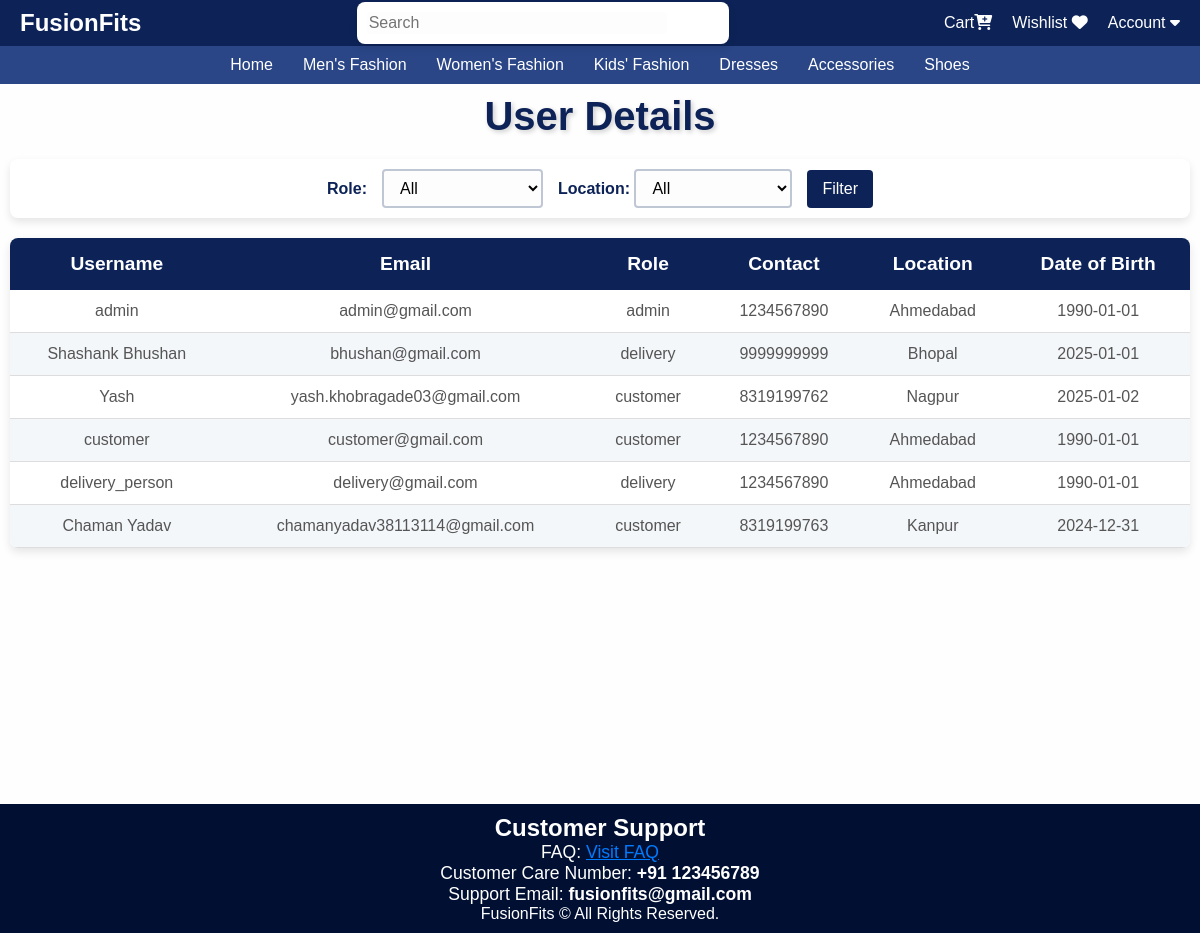
Before: /admin/user_details (signed in) with the older database file.
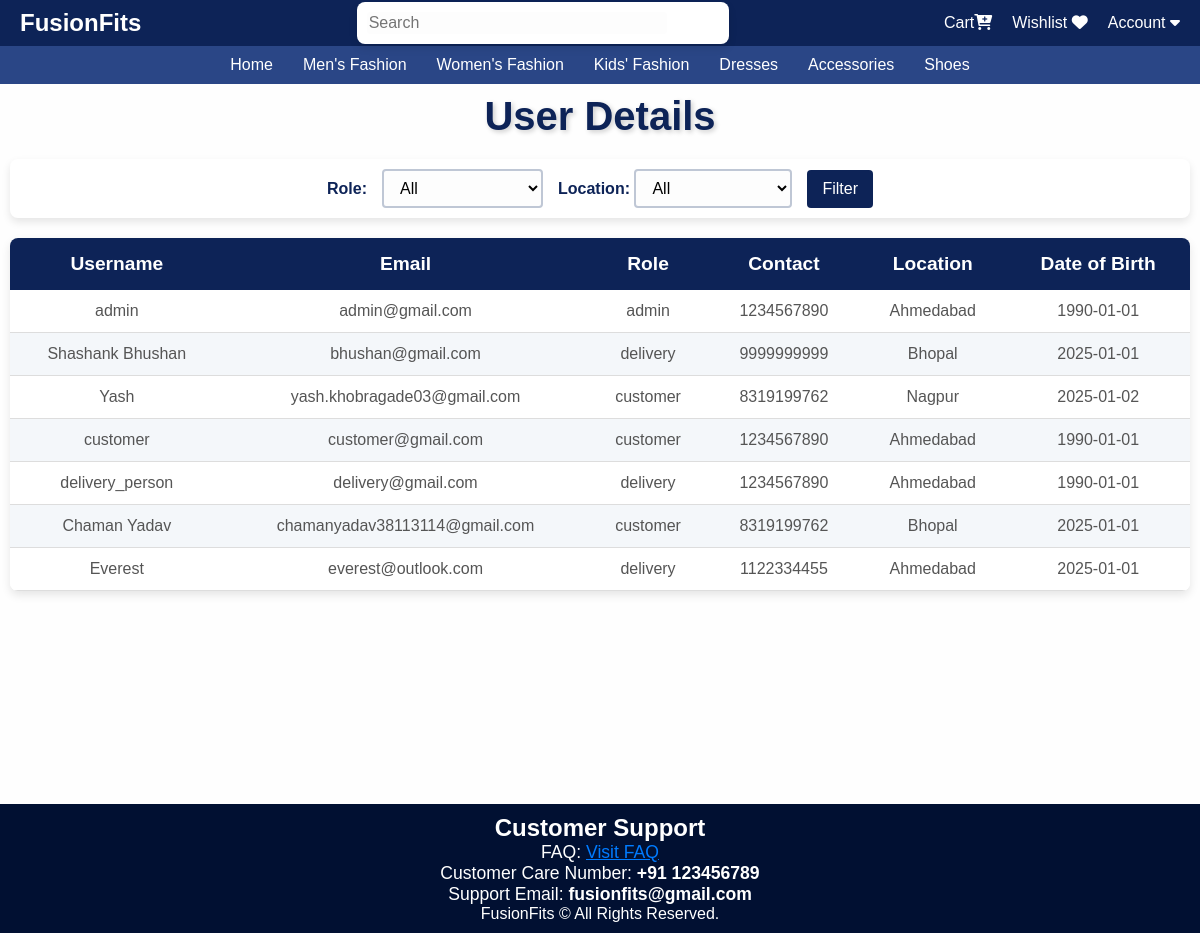
After: the same page with the newer database file.
### app/models.py (models this page shows, shortened)
class User(UserMixin, db.Model):
    id = db.Column(db.Integer, primary_key=True)
    username = db.Column(db.String(50), nullable=False)
    email = db.Column(db.String(100), unique=True, nullable=False)
    password = db.Column(db.String(255), nullable=False)
    role = db.Column(db.String(20), nullable=False)
    contact = db.Column(db.String(20), nullable=False)
    address = db.Column(db.String(200), nullable=False)
    city = db.Column(db.String(100), nullable=False)
    dob = db.Column(db.Date, nullable=False)
    reset_token = db.Column(db.String(128), nullable=True)

### app/admin.py (the view)
@admin.route('/user_details', methods=['GET', 'POST'])
@restrict_to_admin()
def user_details():
    role_filter = request.args.get('role','')
    location_filter = request.args.get('location','')
    query = User.query
    if role_filter:
        query = query.filter_by(role=role_filter)
    if location_filter:
        query = query.filter(User.city.ilike(f"%{location_filter}%"))
    users = query.all()
    return render_template('user_details.html', users=users, role_filter=role_filter, location_filter=location_filter)

### app/utils.py (called while the page is built)
def restrict_to_admin():
    def decorator(f):
        @wraps(f)
        @login_required
        def decorated_function(*args, **kwargs):
            if current_user.role != "admin":
                flash("Access denied! Admins only.", "danger")
                return redirect(url_for("main.home"))
            return f(*args, **kwargs)
        return decorated_function
    return decorator

### app/templates/user_details.html (shortened to what this page needs)
<!DOCTYPE html>
<html lang="en">
<head>
    <link rel="stylesheet" href="{{ url_for('static', filename='user.css') }}">
</head>
<body>
    {% extends "home.html" %}
    {% block content %}
    <div class="container">
    <h1>User Details</h1>
    <form method="GET" action="{{ url_for('admin.user_details') }}">
        <label for="role">Role:</label>
        <select name="role" id="role">
            <option value="">All</option>
        </select>
<div class="form-group">
  <label for="location">Location:</label>
  <select name="location" id="location" class="form-control">
      <option value="">All</option>
  </select>
</div>
        <button type="submit">Filter</button>
    </form>
    <table>
        <thead>
            <tr>
                <th>Username</th>
                <th>Email</th>
                <th>Role</th>
                <th>Contact</th>
                <th>Location</th>
                <th>Date of Birth</th>
            </tr>
        </thead>
        <tbody>
            {% for user in users %}
                <tr>
                    <td>{{ user.username }}</td>
                    <td>{{ user.email }}</td>
                    <td>{{ user.role }}</td>
                    <td>{{ user.contact }}</td>
                    <td>{{ user.city }}</td>
                    <td>{{ user.dob }}</td>
                </tr>
            {% endfor %}
        </tbody>
    </table>
</div>
    {% endblock %}

Changed rows visible on the page:
changed User "Chaman Yadav": contact "8319199763" → "8319199762"; city "Kanpur" → "Bhopal"; dob "2024-12-31" → "2025-01-01"
added User: username "Everest", email "everest@outlook.com", role "delivery", contact "1122334455", city "Ahmedabad", dob "2025-01-01"
